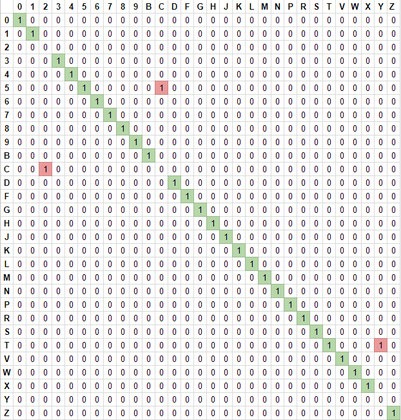
%> input picture Laboratory9/confusion_matrix_test_1.png, 401 x 420 px, shrunk from 622 x 651 before the run
$ octave --eval "result = obtain_text_characteristics(rgb2gray(imread('confusion_matrix_test_1.png')));"   (GNU Octave 9; MATLAB toolbox functions it lacks are replaced by stand-ins)
%> lines starting %> are read from the running program, lines starting %| are printed output that depends on the picture; in (x1, y1, x2, y2) boxes, pixels count from 0 and x2, y2 are one past the last pixel; in counts of white or black regions, pixels touching at a corner belong together; the program's own positions count from 1
### Laboratory9/obtaincharacteristics.m
function [ carac ] = obtaincharacteristics( I )
    % Cridem a regionprops per aconseguir algunes propietats basiques
    Properties = regionprops(I, 'Perimeter', 'Area', 'BoundingBox', 'Centroid');
    Perimetre = Properties.Perimeter;
    BoundingBoxLletra = Properties.BoundingBox;
    Width = BoundingBoxLletra(3);
    Heigth = BoundingBoxLletra(4);
    Area = Properties.Area;
    %Numero de forats de la lletra:
    CC = bwconncomp(not(I), 8);
    % Treiem el fons com a forat
    car_num_forats = CC.NumObjects -1;
    %Rectangularitat
    car_rectangularitat = Area/(Width*Heigth);
    % simplified polygonal boundary of a BW image
    CC = bwconncomp(I);
    idxlists = CC.PixelIdxList;
    pixels = idxlists{1};
    [F,C] = ind2sub(size(I), pixels);
    % exterior boundary
    k = boundary([F,C],0.90); % loose factor = 0.15
    % reduce polygonal
    [RF,RC] = reducem(F(k),C(k),5); % tolerance = 5 degrees
    [quantitat_poligons, ~] = size(RF);
    poligon_mes_llarg = 0;
    angle_poligon_llarg =0;
    for x = 1:quantitat_poligons-1
        dist = (RF(x) - RF(x+1))^2 + (RC(x) - RC(x+1))^2;
        if dist > poligon_mes_llarg
            poligon_mes_llarg = dist;
            base = abs(RF(x) - RF(x+1));
            angle_poligon_llarg = sin(base/sqrt(dist));
        end
    end
    %Poligon mes llarg en relacio al perimetre
    car_largest_pol = poligon_mes_llarg / Perimetre;
    %Angle del poligon mes llarg
    car_angle_largest_pol = angle_poligon_llarg;
    %Aspect ratio de la BB
    car_aspect_BB = Width / Heigth;
    %Compacitat
    car_compacitat = Perimetre^2/Area;
    %Centroide x
    car_centroide_x = Properties.Centroid(1)/Width;
    %Centroide y
    car_centroide_y = Properties.Centroid(2)/Heigth;
    %Obtenim el resultat
    carac = [car_num_forats car_rectangularitat car_largest_pol car_angle_largest_pol car_aspect_BB car_compacitat car_centroide_x car_centroide_y];
end

### Laboratory9/obtain_text_characteristics.m
function [ caracteristiques ] = obtain_text_characteristics( I )
    % Binaritzem imatge
    I = I<180;
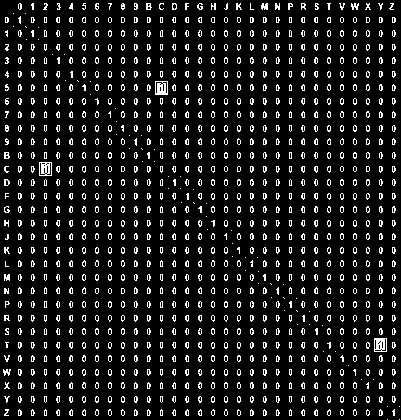
%> I: size 420x401 logical; 10% white in thin lines or dots
    % Cridem a region props per obtenir les imatges de les lletres
    LlistaLletres = regionprops(I, 'BoundingBox');
%> LlistaLletres = 1021 regions; largest, box (x1, y1, x2, y2): (39, 162, 52, 176), (155, 81, 168, 95), (374, 338, 387, 352), (3, 369, 11, 376), (351, 3, 359, 10)
    % Caracteristiques es una matriu
    caracteristiques = [];
    for i = 1:30 % per cada lletra fem:
        %obtenim la BB de la lletra
        BoundingBoxLletra = LlistaLletres(i).BoundingBox;
        %augmentem els marcs
        BoundingBoxLletra = BoundingBoxLletra + [-1 -1 1 1];
        %obtenim la imatge de la lletra
        Illetra = imcrop(I, BoundingBoxLletra);
        %calculem les caracteristiques d'aquesta
        carac = obtaincharacteristics(Illetra);
        %afegim el valor a la variable de retorn
        caracteristiques = [caracteristiques; carac];
    end
%> this loop made 1 pass
%> (Perimetre in obtaincharacteristics, Width in obtaincharacteristics, Heigth in obtaincharacteristics, Area in obtaincharacteristics, car_num_forats in obtaincharacteristics, car_rectangularitat in obtaincharacteristics) on pass 1: (32.87, 8, 7, 35, 0, 0.625)
%> the run ends on the next line
    %Normalitzem les caracteristiques perque totes tinguin un rang similar (entre 0 i 1)
    [f, c] = size(caracteristiques);
    for i =  1:c
        carac = caracteristiques(:, i);
        maxim = max(carac);
        minim = min(carac);
        for j = 1:f
            caracteristiques(j, i) = (maxim - caracteristiques(j, i)) / (maxim - minim);
        end
    end
end
